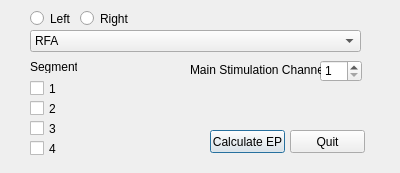
<?xml version="1.0" encoding="UTF-8"?>
<ui version="4.0">
 <class>EvokedPotentialDialog</class>
 <widget class="QDialog" name="EvokedPotentialDialog">
  <property name="geometry">
   <rect>
    <x>0</x>
    <y>0</y>
    <width>400</width>
    <height>173</height>
   </rect>
  </property>
  <property name="windowTitle">
   <string>EvokedPotentialDialog</string>
  </property>
  <widget class="QComboBox" name="comboBox">
   <property name="geometry">
    <rect>
     <x>30</x>
     <y>30</y>
     <width>331</width>
     <height>22</height>
    </rect>
   </property>
   <item>
    <property name="text">
     <string>RFA</string>
    </property>
   </item>
   <item>
    <property name="text">
     <string>M1</string>
    </property>
   </item>
   <item>
    <property name="text">
     <string>DMS</string>
    </property>
   </item>
   <item>
    <property name="text">
     <string>DLS</string>
    </property>
   </item>
   <item>
    <property name="text">
     <string>GP</string>
    </property>
   </item>
   <item>
    <property name="text">
     <string>Thal</string>
    </property>
   </item>
   <item>
    <property name="text">
     <string>STN</string>
    </property>
   </item>
   <item>
    <property name="text">
     <string>SNr</string>
    </property>
   </item>
  </widget>
  <widget class="QSpinBox" name="stimchannelbox">
   <property name="geometry">
    <rect>
     <x>320</x>
     <y>60</y>
     <width>42</width>
     <height>22</height>
    </rect>
   </property>
   <property name="minimum">
    <number>1</number>
   </property>
   <property name="maximum">
    <number>8</number>
   </property>
  </widget>
  <widget class="QLabel" name="label">
   <property name="geometry">
    <rect>
     <x>190</x>
     <y>60</y>
     <width>131</width>
     <height>20</height>
    </rect>
   </property>
   <property name="text">
    <string>Main Stimulation Channel</string>
   </property>
  </widget>
  <widget class="QPushButton" name="calculateButton">
   <property name="geometry">
    <rect>
     <x>210</x>
     <y>130</y>
     <width>75</width>
     <height>23</height>
    </rect>
   </property>
   <property name="text">
    <string>Calculate EP</string>
   </property>
  </widget>
  <widget class="QPushButton" name="quitButton">
   <property name="geometry">
    <rect>
     <x>290</x>
     <y>130</y>
     <width>75</width>
     <height>23</height>
    </rect>
   </property>
   <property name="text">
    <string>Quit</string>
   </property>
  </widget>
  <widget class="QRadioButton" name="leftradio">
   <property name="geometry">
    <rect>
     <x>30</x>
     <y>10</y>
     <width>82</width>
     <height>17</height>
    </rect>
   </property>
   <property name="text">
    <string>Left</string>
   </property>
  </widget>
  <widget class="QRadioButton" name="rightradio">
   <property name="geometry">
    <rect>
     <x>80</x>
     <y>10</y>
     <width>82</width>
     <height>17</height>
    </rect>
   </property>
   <property name="text">
    <string>Right</string>
   </property>
  </widget>
  <widget class="QCheckBox" name="seg1">
   <property name="geometry">
    <rect>
     <x>30</x>
     <y>80</y>
     <width>70</width>
     <height>17</height>
    </rect>
   </property>
   <property name="text">
    <string>1</string>
   </property>
  </widget>
  <widget class="QCheckBox" name="seg2">
   <property name="geometry">
    <rect>
     <x>30</x>
     <y>100</y>
     <width>70</width>
     <height>17</height>
    </rect>
   </property>
   <property name="text">
    <string>2</string>
   </property>
  </widget>
  <widget class="QCheckBox" name="seg3">
   <property name="geometry">
    <rect>
     <x>30</x>
     <y>120</y>
     <width>70</width>
     <height>17</height>
    </rect>
   </property>
   <property name="text">
    <string>3</string>
   </property>
  </widget>
  <widget class="QCheckBox" name="seg4">
   <property name="geometry">
    <rect>
     <x>30</x>
     <y>140</y>
     <width>70</width>
     <height>17</height>
    </rect>
   </property>
   <property name="text">
    <string>4</string>
   </property>
  </widget>
  <widget class="QLabel" name="label_2">
   <property name="geometry">
    <rect>
     <x>30</x>
     <y>60</y>
     <width>47</width>
     <height>13</height>
    </rect>
   </property>
   <property name="text">
    <string>Segment</string>
   </property>
  </widget>
 </widget>
 <resources/>
 <connections/>
</ui>
